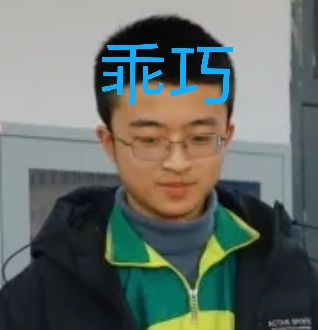
#> input picture 视觉任务/test.jpg, 318 x 330 px
$ python '视觉任务1.py'
#> lines starting #> are read from the running program, lines starting #| are printed output that depends on the picture; after the words box and inside, x2 and y2 are one past the last pixel; in counts of white or black regions, pixels touching at a corner belong together
import cv2
import numpy as np

# 1. 读取图片
img = cv2.imread('test.jpg')
#> img is the input picture: shape (330, 318, 3); mean B, G, R 103.7, 109.3, 101.2

# 2. 转换颜色空间
hsv = cv2.cvtColor(img, cv2.COLOR_BGR2HSV)
#> hsv: shape (330, 318, 3); mean H, S, V 71.5, 76.6, 119.4

# 3. 设置绿色范围
lower_green = np.array([30, 30, 30])
upper_green = np.array([90, 255, 255])

# 4. 创建绿色掩模
mask = cv2.inRange(hsv, lower_green, upper_green)
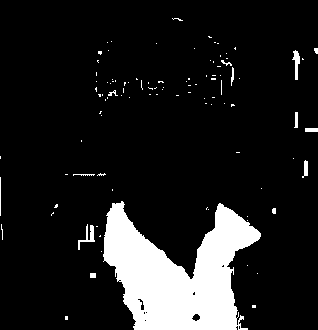
#> mask: shape (330, 318); 12% white; 102 white regions (88 under 20 px)

# 5. 找轮廓并计算重心
contours, _ = cv2.findContours(mask, cv2.RETR_EXTERNAL, cv2.CHAIN_APPROX_SIMPLE)
#> contours = 102 contours, 95 with area under 20; largest, box (x1, y1, x2, y2) and area: (103, 201, 261, 330) 11316, (292, 50, 300, 80) 88, (78, 224, 95, 250) 84, (302, 160, 308, 178) 44, (305, 128, 318, 132) 36, (294, 112, 298, 128) 30, (90, 273, 96, 278) 20
for cnt in contours:
    M = cv2.moments(cnt)
    if M["m00"] != 0:
        cx = int(M["m10"] / M["m00"])
        cy = int(M["m01"] / M["m00"])
        print(f"重心: ({cx}, {cy})")
        cv2.circle(img, (cx, cy), 5, (0, 0, 255), -1)
#> this loop made 102 passes
#> (cnt, cx, cy) on passes 1, 2, 4, 7, 30: ([[65, 316], [65, 319], [67, 319], [67, 316]], 66, 317), ([[252, 305], [252, 307], [255, 307], [255, 305]], 253, 306), ([[90, 273], [90, 277], [95, 277], [95, 273]], 92, 275), ([[100, 235], [99, 236], [100, 236]], 99, 235), ([[305, 128], [305, 131], [317, 131], [317, 128]], 311, 129)
#> (cx, cy) on passes 9, 10, 13, 15, 17, 18: (88, 235), (1, 229), (52, 212), (273, 210), (55, 205), (177, 274)
#| 重心: (66, 317)
#| 重心: (253, 306)
#| 重心: (92, 275)
#| 重心: (99, 235)
#| 重心: (88, 235)
#| 重心: (1, 229)
#| 重心: (52, 212)
#| 重心: (273, 210)
#> (further printed lines are left out)
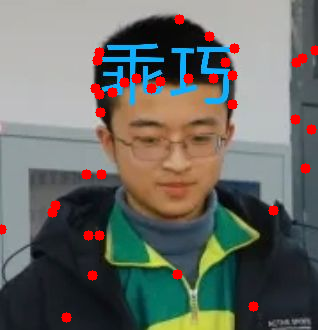
#> img: shape (330, 318, 3); 2.69% of pixels changed, all inside (x1, y1, x2, y2) = (0, 14, 318, 323)

# 6. 显示结果
cv2.imshow('Result', img)
cv2.waitKey(0)
cv2.destroyAllWindows()
